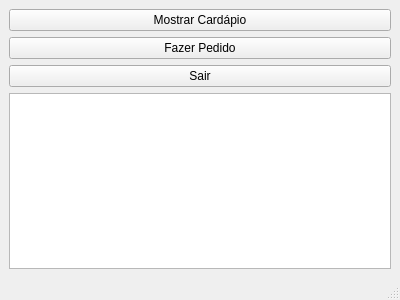
<?xml version="1.0" encoding="UTF-8"?>
<ui version="4.0">
 <class>MainWindow</class>
 <widget class="QMainWindow" name="MainWindow">
  <property name="geometry">
   <rect>
    <x>0</x>
    <y>0</y>
    <width>400</width>
    <height>300</height>
   </rect>
  </property>
  <property name="windowTitle">
   <string>Menu</string>
  </property>
  <widget class="QWidget" name="centralwidget">
   <layout class="QVBoxLayout" name="verticalLayout">
    <item>
     <widget class="QPushButton" name="botaoCardapio">
      <property name="text">
       <string>Mostrar Cardápio</string>
      </property>
     </widget>
    </item>
    <item>
     <widget class="QPushButton" name="botaoPedido">
      <property name="text">
       <string>Fazer Pedido</string>
      </property>
     </widget>
    </item>
    <item>
     <widget class="QPushButton" name="botaoSair">
      <property name="text">
       <string>Sair</string>
      </property>
     </widget>
    </item>
    <item>
     <widget class="QTextEdit" name="textEditCardapio"/>
    </item>
   </layout>
  </widget>
  <widget class="QMenuBar" name="menubar"/>
  <widget class="QStatusBar" name="statusbar"/>
 </widget>
 <resources/>
 <connections/>
</ui>
